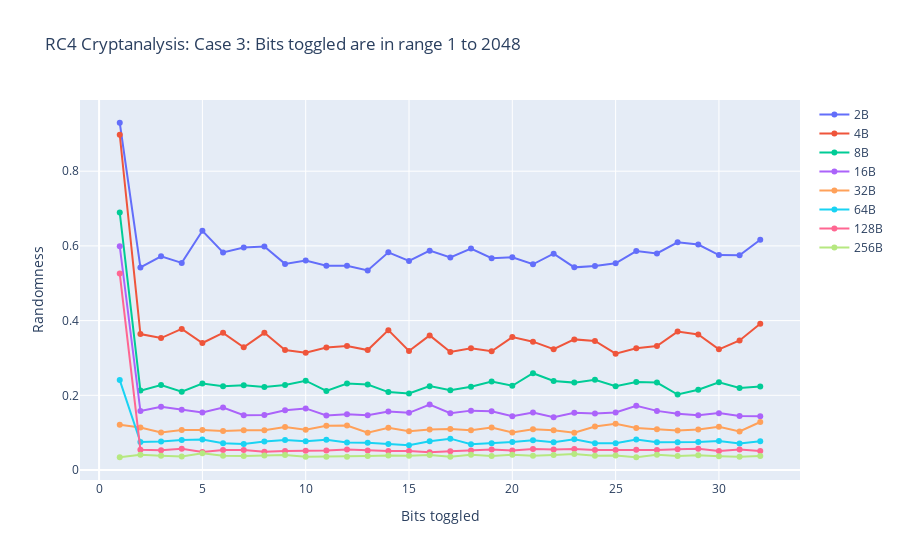

Notebook source saved alongside this figure:
### Code cell
fig = go.Figure()
fig.add_trace(go.Scatter(x=df1['bits'], y=df1['2'],
                    mode='lines+markers',
                    name='2B'))
fig.add_trace(go.Scatter(x=df1['bits'], y=df1['4'],
                    mode='lines+markers',
                    name='4B'))
fig.add_trace(go.Scatter(x=df1['bits'], y=df1['8'],
                    mode='lines+markers', name='8B'))
fig.add_trace(go.Scatter(x=df1['bits'], y=df1['16'],
                    mode='lines+markers', name='16B'))
fig.add_trace(go.Scatter(x=df1['bits'], y=df1['32'],
                    mode='lines+markers', name='32B'))
fig.add_trace(go.Scatter(x=df1['bits'], y=df1['64'],
                    mode='lines+markers', name='64B'))
fig.add_trace(go.Scatter(x=df1['bits'], y=df1['128'],
                    mode='lines+markers', name='128B'))
fig.add_trace(go.Scatter(x=df1['bits'], y=df1['256'],
                    mode='lines+markers', name='256B'))


fig.update_layout(title='RC4 Cryptanalysis: Case 3: Bits toggled are in range 1 to 2048',
                   xaxis_title='Bits toggled',
                   yaxis_title='Randomness')


fig.show()
